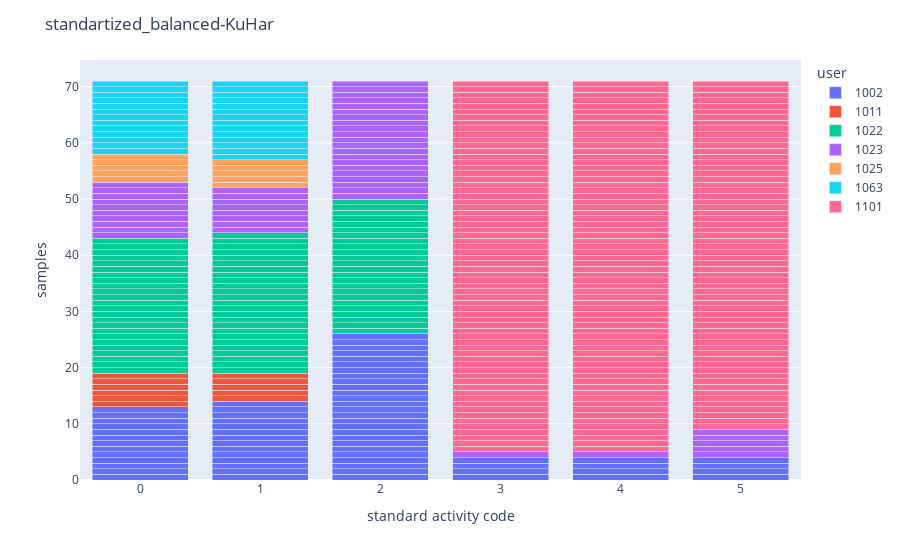
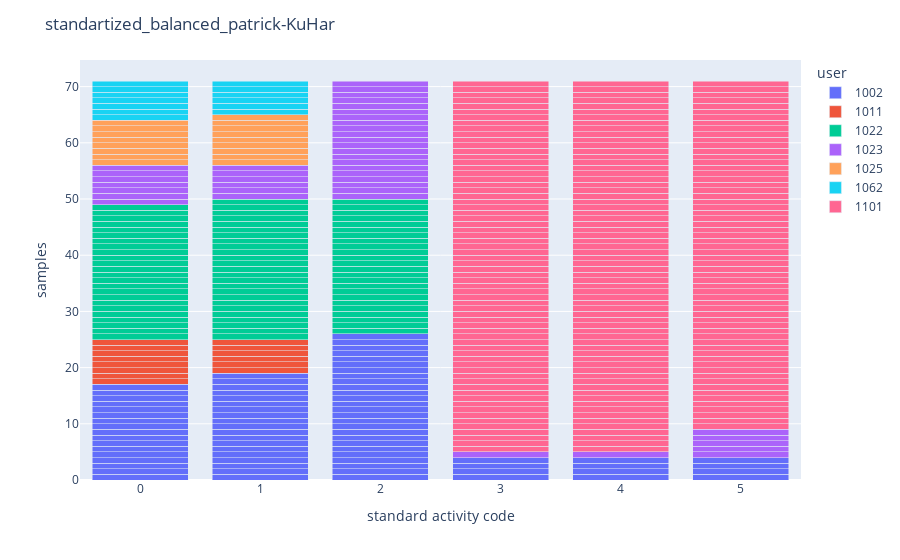
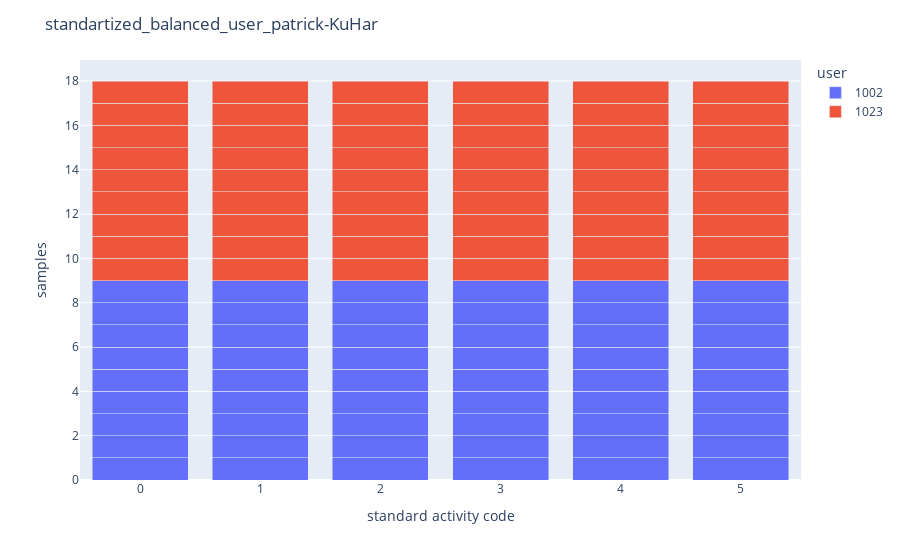
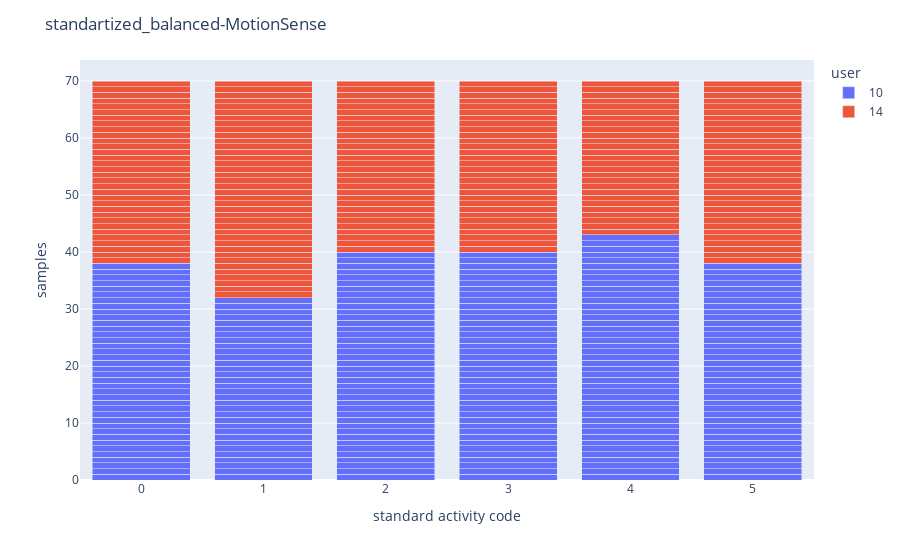

These figures' notebook cell, in order:
### Code cell
# titles = ['standartized_balanced', 'standartized_balanced_updated', 'standartized_balanced_user_upda']
import plotly.express as px
for dataset in ["KuHar", "MotionSense", "WISDM", "UCI", "RealWorld_waist", "RealWorld_thigh"]:
    for view in ["standartized_balanced", "standartized_balanced_patrick", "standartized_balanced_user_patrick"]:
        train, val, test = get_TVT(f"../../data/{view}/{dataset}/")
        focus_df = val.data.sort_values(by=['user', 'standard activity code'])
        focus_df['user'] = focus_df['user'].astype(str)
        focus_df['samples'] = 1
        df = focus_df
        fig = px.bar(df, x='standard activity code', y='samples', color='user', barmode='stack').update_layout({'title': view + '-' + dataset})
        fig.show()
        # Save images
        print(f"{view}-{dataset}-validation.jpeg")

### Figure 1 — Plotly figure (JSON) as saved in the notebook; plotly's stock layout.template omitted (floating-point values rounded to 4 significant figures; data arrays with more than 128 entries replaced by an {"elided": "..."} marker saying what was removed)
{"data": [{"alignmentgroup": "True", "hovertemplate": "user=1002<br>standard activity code=%{x}<br>samples=%{y}<extra></extra>", "legendgroup": "1002", "marker": {"color": "#636efa", "pattern": {"shape": ""}}, "name": "1002", "offsetgroup": "1002", "orientation": "v", "showlegend": true, "textposition": "auto", "type": "bar", "x": [0, 0, 0, 0, 0, 0, 0, 0, 0, 0, 0, 0, 0, 1, 1, 1, 1, 1, 1, 1, 1, 1, 1, 1, 1, 1, 1, 2, 2, 2, 2, 2, 2, 2, 2, 2, 2, 2, 2, 2, 2, 2, 2, 2, 2, 2, 2, 2, 2, 2, 2, 2, 2, 3, 3, 3, 3, 4, 4, 4, 4, 5, 5, 5, 5], "xaxis": "x", "y": [1, 1, 1, 1, 1, 1, 1, 1, 1, 1, 1, 1, 1, 1, 1, 1, 1, 1, 1, 1, 1, 1, 1, 1, 1, 1, 1, 1, 1, 1, 1, 1, 1, 1, 1, 1, 1, 1, 1, 1, 1, 1, 1, 1, 1, 1, 1, 1, 1, 1, 1, 1, 1, 1, 1, 1, 1, 1, 1, 1, 1, 1, 1, 1, 1], "yaxis": "y"}, {"alignmentgroup": "True", "hovertemplate": "user=1011<br>standard activity code=%{x}<br>samples=%{y}<extra></extra>", "legendgroup": "1011", "marker": {"color": "#EF553B", "pattern": {"shape": ""}}, "name": "1011", "offsetgroup": "1011", "orientation": "v", "showlegend": true, "textposition": "auto", "type": "bar", "x": [0, 0, 0, 0, 0, 0, 1, 1, 1, 1, 1], "xaxis": "x", "y": [1, 1, 1, 1, 1, 1, 1, 1, 1, 1, 1], "yaxis": "y"}, {"alignmentgroup": "True", "hovertemplate": "user=1022<br>standard activity code=%{x}<br>samples=%{y}<extra></extra>", "legendgroup": "1022", "marker": {"color": "#00cc96", "pattern": {"shape": ""}}, "name": "1022", "offsetgroup": "1022", "orientation": "v", "showlegend": true, "textposition": "auto", "type": "bar", "x": [0, 0, 0, 0, 0, 0, 0, 0, 0, 0, 0, 0, 0, 0, 0, 0, 0, 0, 0, 0, 0, 0, 0, 0, 1, 1, 1, 1, 1, 1, 1, 1, 1, 1, 1, 1, 1, 1, 1, 1, 1, 1, 1, 1, 1, 1, 1, 1, 1, 2, 2, 2, 2, 2, 2, 2, 2, 2, 2, 2, 2, 2, 2, 2, 2, 2, 2, 2, 2, 2, 2, 2, 2], "xaxis": "x", "y": [1, 1, 1, 1, 1, 1, 1, 1, 1, 1, 1, 1, 1, 1, 1, 1, 1, 1, 1, 1, 1, 1, 1, 1, 1, 1, 1, 1, 1, 1, 1, 1, 1, 1, 1, 1, 1, 1, 1, 1, 1, 1, 1, 1, 1, 1, 1, 1, 1, 1, 1, 1, 1, 1, 1, 1, 1, 1, 1, 1, 1, 1, 1, 1, 1, 1, 1, 1, 1, 1, 1, 1, 1], "yaxis": "y"}, {"alignmentgroup": "True", "hovertemplate": "user=1023<br>standard activity code=%{x}<br>samples=%{y}<extra></extra>", "legendgroup": "1023", "marker": {"color": "#ab63fa", "pattern": {"shape": ""}}, "name": "1023", "offsetgroup": "1023", "orientation": "v", "showlegend": true, "textposition": "auto", "type": "bar", "x": [0, 0, 0, 0, 0, 0, 0, 0, 0, 0, 1, 1, 1, 1, 1, 1, 1, 1, 2, 2, 2, 2, 2, 2, 2, 2, 2, 2, 2, 2, 2, 2, 2, 2, 2, 2, 2, 2, 2, 3, 4, 5, 5, 5, 5, 5], "xaxis": "x", "y": [1, 1, 1, 1, 1, 1, 1, 1, 1, 1, 1, 1, 1, 1, 1, 1, 1, 1, 1, 1, 1, 1, 1, 1, 1, 1, 1, 1, 1, 1, 1, 1, 1, 1, 1, 1, 1, 1, 1, 1, 1, 1, 1, 1, 1, 1], "yaxis": "y"}, {"alignmentgroup": "True", "hovertemplate": "user=1025<br>standard activity code=%{x}<br>samples=%{y}<extra></extra>", "legendgroup": "1025", "marker": {"color": "#FFA15A", "pattern": {"shape": ""}}, "name": "1025", "offsetgroup": "1025", "orientation": "v", "showlegend": true, "textposition": "auto", "type": "bar", "x": [0, 0, 0, 0, 0, 1, 1, 1, 1, 1], "xaxis": "x", "y": [1, 1, 1, 1, 1, 1, 1, 1, 1, 1], "yaxis": "y"}, {"alignmentgroup": "True", "hovertemplate": "user=1063<br>standard activity code=%{x}<br>samples=%{y}<extra></extra>", "legendgroup": "1063", "marker": {"color": "#19d3f3", "pattern": {"shape": ""}}, "name": "1063", "offsetgroup": "1063", "orientation": "v", "showlegend": true, "textposition": "auto", "type": "bar", "x": [0, 0, 0, 0, 0, 0, 0, 0, 0, 0, 0, 0, 0, 1, 1, 1, 1, 1, 1, 1, 1, 1, 1, 1, 1, 1, 1], "xaxis": "x", "y": [1, 1, 1, 1, 1, 1, 1, 1, 1, 1, 1, 1, 1, 1, 1, 1, 1, 1, 1, 1, 1, 1, 1, 1, 1, 1, 1], "yaxis": "y"}, {"alignmentgroup": "True", "hovertemplate": "user=1101<br>standard activity code=%{x}<br>samples=%{y}<extra></extra>", "legendgroup": "1101", "marker": {"color": "#FF6692", "pattern": {"shape": ""}}, "name": "1101", "offsetgroup": "1101", "orientation": "v", "showlegend": true, "textposition": "auto", "type": "bar", "x": {"elided": "194 int values"}, "xaxis": "x", "y": {"elided": "194 int values"}, "yaxis": "y"}], "layout": {"barmode": "stack", "legend": {"title": {"text": "user"}, "tracegroupgap": 0}, "margin": {"t": 60}, "title": {"text": "standartized_balanced-KuHar"}, "xaxis": {"anchor": "y", "domain": [0, 1], "title": {"text": "standard activity code"}}, "yaxis": {"anchor": "x", "domain": [0, 1], "title": {"text": "samples"}}}}

### Figure 2 — Plotly figure (JSON) as saved in the notebook; plotly's stock layout.template omitted (floating-point values rounded to 4 significant figures; data arrays with more than 128 entries replaced by an {"elided": "..."} marker saying what was removed)
{"data": [{"alignmentgroup": "True", "hovertemplate": "user=1002<br>standard activity code=%{x}<br>samples=%{y}<extra></extra>", "legendgroup": "1002", "marker": {"color": "#636efa", "pattern": {"shape": ""}}, "name": "1002", "offsetgroup": "1002", "orientation": "v", "showlegend": true, "textposition": "auto", "type": "bar", "x": [0, 0, 0, 0, 0, 0, 0, 0, 0, 0, 0, 0, 0, 0, 0, 0, 0, 1, 1, 1, 1, 1, 1, 1, 1, 1, 1, 1, 1, 1, 1, 1, 1, 1, 1, 1, 2, 2, 2, 2, 2, 2, 2, 2, 2, 2, 2, 2, 2, 2, 2, 2, 2, 2, 2, 2, 2, 2, 2, 2, 2, 2, 3, 3, 3, 3, 4, 4, 4, 4, 5, 5, 5, 5], "xaxis": "x", "y": [1, 1, 1, 1, 1, 1, 1, 1, 1, 1, 1, 1, 1, 1, 1, 1, 1, 1, 1, 1, 1, 1, 1, 1, 1, 1, 1, 1, 1, 1, 1, 1, 1, 1, 1, 1, 1, 1, 1, 1, 1, 1, 1, 1, 1, 1, 1, 1, 1, 1, 1, 1, 1, 1, 1, 1, 1, 1, 1, 1, 1, 1, 1, 1, 1, 1, 1, 1, 1, 1, 1, 1, 1, 1], "yaxis": "y"}, {"alignmentgroup": "True", "hovertemplate": "user=1011<br>standard activity code=%{x}<br>samples=%{y}<extra></extra>", "legendgroup": "1011", "marker": {"color": "#EF553B", "pattern": {"shape": ""}}, "name": "1011", "offsetgroup": "1011", "orientation": "v", "showlegend": true, "textposition": "auto", "type": "bar", "x": [0, 0, 0, 0, 0, 0, 0, 0, 1, 1, 1, 1, 1, 1], "xaxis": "x", "y": [1, 1, 1, 1, 1, 1, 1, 1, 1, 1, 1, 1, 1, 1], "yaxis": "y"}, {"alignmentgroup": "True", "hovertemplate": "user=1022<br>standard activity code=%{x}<br>samples=%{y}<extra></extra>", "legendgroup": "1022", "marker": {"color": "#00cc96", "pattern": {"shape": ""}}, "name": "1022", "offsetgroup": "1022", "orientation": "v", "showlegend": true, "textposition": "auto", "type": "bar", "x": [0, 0, 0, 0, 0, 0, 0, 0, 0, 0, 0, 0, 0, 0, 0, 0, 0, 0, 0, 0, 0, 0, 0, 0, 1, 1, 1, 1, 1, 1, 1, 1, 1, 1, 1, 1, 1, 1, 1, 1, 1, 1, 1, 1, 1, 1, 1, 1, 1, 2, 2, 2, 2, 2, 2, 2, 2, 2, 2, 2, 2, 2, 2, 2, 2, 2, 2, 2, 2, 2, 2, 2, 2], "xaxis": "x", "y": [1, 1, 1, 1, 1, 1, 1, 1, 1, 1, 1, 1, 1, 1, 1, 1, 1, 1, 1, 1, 1, 1, 1, 1, 1, 1, 1, 1, 1, 1, 1, 1, 1, 1, 1, 1, 1, 1, 1, 1, 1, 1, 1, 1, 1, 1, 1, 1, 1, 1, 1, 1, 1, 1, 1, 1, 1, 1, 1, 1, 1, 1, 1, 1, 1, 1, 1, 1, 1, 1, 1, 1, 1], "yaxis": "y"}, {"alignmentgroup": "True", "hovertemplate": "user=1023<br>standard activity code=%{x}<br>samples=%{y}<extra></extra>", "legendgroup": "1023", "marker": {"color": "#ab63fa", "pattern": {"shape": ""}}, "name": "1023", "offsetgroup": "1023", "orientation": "v", "showlegend": true, "textposition": "auto", "type": "bar", "x": [0, 0, 0, 0, 0, 0, 0, 1, 1, 1, 1, 1, 1, 2, 2, 2, 2, 2, 2, 2, 2, 2, 2, 2, 2, 2, 2, 2, 2, 2, 2, 2, 2, 2, 3, 4, 5, 5, 5, 5, 5], "xaxis": "x", "y": [1, 1, 1, 1, 1, 1, 1, 1, 1, 1, 1, 1, 1, 1, 1, 1, 1, 1, 1, 1, 1, 1, 1, 1, 1, 1, 1, 1, 1, 1, 1, 1, 1, 1, 1, 1, 1, 1, 1, 1, 1], "yaxis": "y"}, {"alignmentgroup": "True", "hovertemplate": "user=1025<br>standard activity code=%{x}<br>samples=%{y}<extra></extra>", "legendgroup": "1025", "marker": {"color": "#FFA15A", "pattern": {"shape": ""}}, "name": "1025", "offsetgroup": "1025", "orientation": "v", "showlegend": true, "textposition": "auto", "type": "bar", "x": [0, 0, 0, 0, 0, 0, 0, 0, 1, 1, 1, 1, 1, 1, 1, 1, 1], "xaxis": "x", "y": [1, 1, 1, 1, 1, 1, 1, 1, 1, 1, 1, 1, 1, 1, 1, 1, 1], "yaxis": "y"}, {"alignmentgroup": "True", "hovertemplate": "user=1062<br>standard activity code=%{x}<br>samples=%{y}<extra></extra>", "legendgroup": "1062", "marker": {"color": "#19d3f3", "pattern": {"shape": ""}}, "name": "1062", "offsetgroup": "1062", "orientation": "v", "showlegend": true, "textposition": "auto", "type": "bar", "x": [0, 0, 0, 0, 0, 0, 0, 1, 1, 1, 1, 1, 1], "xaxis": "x", "y": [1, 1, 1, 1, 1, 1, 1, 1, 1, 1, 1, 1, 1], "yaxis": "y"}, {"alignmentgroup": "True", "hovertemplate": "user=1101<br>standard activity code=%{x}<br>samples=%{y}<extra></extra>", "legendgroup": "1101", "marker": {"color": "#FF6692", "pattern": {"shape": ""}}, "name": "1101", "offsetgroup": "1101", "orientation": "v", "showlegend": true, "textposition": "auto", "type": "bar", "x": {"elided": "194 int values"}, "xaxis": "x", "y": {"elided": "194 int values"}, "yaxis": "y"}], "layout": {"barmode": "stack", "legend": {"title": {"text": "user"}, "tracegroupgap": 0}, "margin": {"t": 60}, "title": {"text": "standartized_balanced_patrick-KuHar"}, "xaxis": {"anchor": "y", "domain": [0, 1], "title": {"text": "standard activity code"}}, "yaxis": {"anchor": "x", "domain": [0, 1], "title": {"text": "samples"}}}}

### Figure 3 — Plotly figure (JSON) as saved in the notebook; plotly's stock layout.template omitted (floating-point values rounded to 4 significant figures)
{"data": [{"alignmentgroup": "True", "hovertemplate": "user=1002<br>standard activity code=%{x}<br>samples=%{y}<extra></extra>", "legendgroup": "1002", "marker": {"color": "#636efa", "pattern": {"shape": ""}}, "name": "1002", "offsetgroup": "1002", "orientation": "v", "showlegend": true, "textposition": "auto", "type": "bar", "x": [0, 0, 0, 0, 0, 0, 0, 0, 0, 1, 1, 1, 1, 1, 1, 1, 1, 1, 2, 2, 2, 2, 2, 2, 2, 2, 2, 3, 3, 3, 3, 3, 3, 3, 3, 3, 4, 4, 4, 4, 4, 4, 4, 4, 4, 5, 5, 5, 5, 5, 5, 5, 5, 5], "xaxis": "x", "y": [1, 1, 1, 1, 1, 1, 1, 1, 1, 1, 1, 1, 1, 1, 1, 1, 1, 1, 1, 1, 1, 1, 1, 1, 1, 1, 1, 1, 1, 1, 1, 1, 1, 1, 1, 1, 1, 1, 1, 1, 1, 1, 1, 1, 1, 1, 1, 1, 1, 1, 1, 1, 1, 1], "yaxis": "y"}, {"alignmentgroup": "True", "hovertemplate": "user=1023<br>standard activity code=%{x}<br>samples=%{y}<extra></extra>", "legendgroup": "1023", "marker": {"color": "#EF553B", "pattern": {"shape": ""}}, "name": "1023", "offsetgroup": "1023", "orientation": "v", "showlegend": true, "textposition": "auto", "type": "bar", "x": [0, 0, 0, 0, 0, 0, 0, 0, 0, 1, 1, 1, 1, 1, 1, 1, 1, 1, 2, 2, 2, 2, 2, 2, 2, 2, 2, 3, 3, 3, 3, 3, 3, 3, 3, 3, 4, 4, 4, 4, 4, 4, 4, 4, 4, 5, 5, 5, 5, 5, 5, 5, 5, 5], "xaxis": "x", "y": [1, 1, 1, 1, 1, 1, 1, 1, 1, 1, 1, 1, 1, 1, 1, 1, 1, 1, 1, 1, 1, 1, 1, 1, 1, 1, 1, 1, 1, 1, 1, 1, 1, 1, 1, 1, 1, 1, 1, 1, 1, 1, 1, 1, 1, 1, 1, 1, 1, 1, 1, 1, 1, 1], "yaxis": "y"}], "layout": {"barmode": "stack", "legend": {"title": {"text": "user"}, "tracegroupgap": 0}, "margin": {"t": 60}, "title": {"text": "standartized_balanced_user_patrick-KuHar"}, "xaxis": {"anchor": "y", "domain": [0, 1], "title": {"text": "standard activity code"}}, "yaxis": {"anchor": "x", "domain": [0, 1], "title": {"text": "samples"}}}}

### Figure 4 — Plotly figure (JSON) as saved in the notebook; plotly's stock layout.template omitted (floating-point values rounded to 4 significant figures; data arrays with more than 128 entries replaced by an {"elided": "..."} marker saying what was removed)
{"data": [{"alignmentgroup": "True", "hovertemplate": "user=10<br>standard activity code=%{x}<br>samples=%{y}<extra></extra>", "legendgroup": "10", "marker": {"color": "#636efa", "pattern": {"shape": ""}}, "name": "10", "offsetgroup": "10", "orientation": "v", "showlegend": true, "textposition": "auto", "type": "bar", "x": {"elided": "231 int values"}, "xaxis": "x", "y": {"elided": "231 int values"}, "yaxis": "y"}, {"alignmentgroup": "True", "hovertemplate": "user=14<br>standard activity code=%{x}<br>samples=%{y}<extra></extra>", "legendgroup": "14", "marker": {"color": "#EF553B", "pattern": {"shape": ""}}, "name": "14", "offsetgroup": "14", "orientation": "v", "showlegend": true, "textposition": "auto", "type": "bar", "x": {"elided": "189 int values"}, "xaxis": "x", "y": {"elided": "189 int values"}, "yaxis": "y"}], "layout": {"barmode": "stack", "legend": {"title": {"text": "user"}, "tracegroupgap": 0}, "margin": {"t": 60}, "title": {"text": "standartized_balanced-MotionSense"}, "xaxis": {"anchor": "y", "domain": [0, 1], "title": {"text": "standard activity code"}}, "yaxis": {"anchor": "x", "domain": [0, 1], "title": {"text": "samples"}}}}
